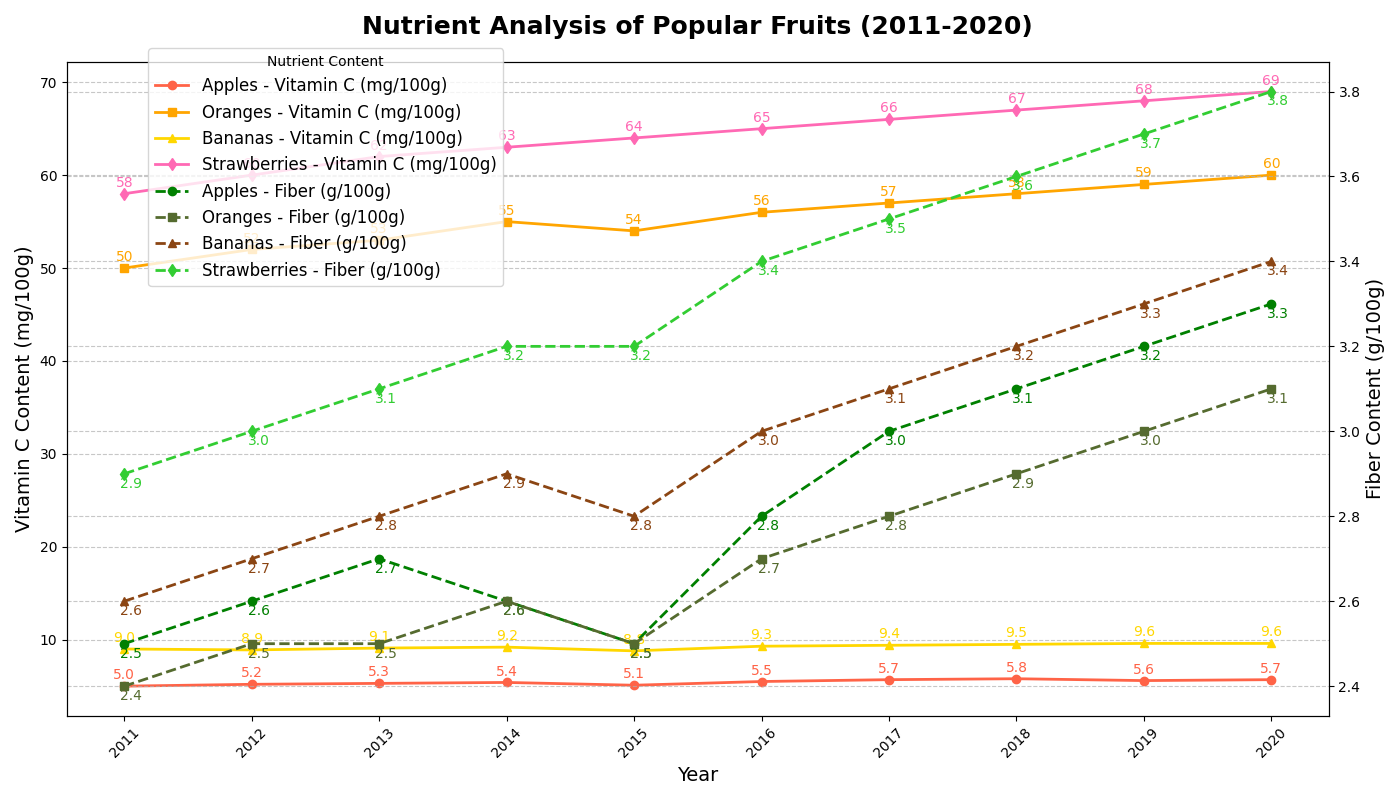

Recreate this plot in Python.
import matplotlib.pyplot as plt
import numpy as np

# Data preparation
years = np.arange(2011, 2021)
apples_vitamin_c = np.array([5, 5.2, 5.3, 5.4, 5.1, 5.5, 5.7, 5.8, 5.6, 5.7])
apples_fiber = np.array([2.5, 2.6, 2.7, 2.6, 2.5, 2.8, 3.0, 3.1, 3.2, 3.3])
oranges_vitamin_c = np.array([50, 52, 53, 55, 54, 56, 57, 58, 59, 60])
oranges_fiber = np.array([2.4, 2.5, 2.5, 2.6, 2.5, 2.7, 2.8, 2.9, 3.0, 3.1])
bananas_vitamin_c = np.array([9, 8.9, 9.1, 9.2, 8.8, 9.3, 9.4, 9.5, 9.6, 9.6])
bananas_fiber = np.array([2.6, 2.7, 2.8, 2.9, 2.8, 3.0, 3.1, 3.2, 3.3, 3.4])
strawberries_vitamin_c = np.array([58, 60, 62, 63, 64, 65, 66, 67, 68, 69])
strawberries_fiber = np.array([2.9, 3.0, 3.1, 3.2, 3.2, 3.4, 3.5, 3.6, 3.7, 3.8])

# Plotting
fig, ax1 = plt.subplots(figsize=(14, 8))

# Plot Vitamin C content
ax1.plot(years, apples_vitamin_c, color='#FF6347', marker='o', linestyle='-', linewidth=2, label='Apples - Vitamin C (mg/100g)')
ax1.plot(years, oranges_vitamin_c, color='#FFA500', marker='s', linestyle='-', linewidth=2, label='Oranges - Vitamin C (mg/100g)')
ax1.plot(years, bananas_vitamin_c, color='#FFD700', marker='^', linestyle='-', linewidth=2, label='Bananas - Vitamin C (mg/100g)')
ax1.plot(years, strawberries_vitamin_c, color='#FF69B4', marker='d', linestyle='-', linewidth=2, label='Strawberries - Vitamin C (mg/100g)')

# Add secondary y-axis for Fiber content
ax2 = ax1.twinx()
ax2.plot(years, apples_fiber, color='#008000', marker='o', linestyle='--', linewidth=2, label='Apples - Fiber (g/100g)')
ax2.plot(years, oranges_fiber, color='#556B2F', marker='s', linestyle='--', linewidth=2, label='Oranges - Fiber (g/100g)')
ax2.plot(years, bananas_fiber, color='#8B4513', marker='^', linestyle='--', linewidth=2, label='Bananas - Fiber (g/100g)')
ax2.plot(years, strawberries_fiber, color='#32CD32', marker='d', linestyle='--', linewidth=2, label='Strawberries - Fiber (g/100g)')

# Title and labels
ax1.set_title("Nutrient Analysis of Popular Fruits (2011-2020)", fontsize=18, weight='bold', pad=20)
ax1.set_xlabel("Year", fontsize=14)
ax1.set_ylabel("Vitamin C Content (mg/100g)", fontsize=14, color='black')
ax2.set_ylabel("Fiber Content (g/100g)", fontsize=14, color='black')

# Customize ticks
ax1.set_xticks(years)
ax1.set_xticklabels(years, rotation=45)
ax1.yaxis.grid(True, linestyle='--', alpha=0.7)
ax2.yaxis.grid(True, linestyle='--', alpha=0.7)

# Add legend
fig.legend(loc='upper left', bbox_to_anchor=(0.1, 0.95), title='Nutrient Content', fontsize=12)

# Add data labels for Vitamin C content
for i in range(len(years)):
    ax1.annotate(f'{apples_vitamin_c[i]}', (years[i], apples_vitamin_c[i]), textcoords="offset points", xytext=(0, 5), ha='center', fontsize=10, color='#FF6347')
    ax1.annotate(f'{oranges_vitamin_c[i]}', (years[i], oranges_vitamin_c[i]), textcoords="offset points", xytext=(0, 5), ha='center', fontsize=10, color='#FFA500')
    ax1.annotate(f'{bananas_vitamin_c[i]}', (years[i], bananas_vitamin_c[i]), textcoords="offset points", xytext=(0, 5), ha='center', fontsize=10, color='#FFD700')
    ax1.annotate(f'{strawberries_vitamin_c[i]}', (years[i], strawberries_vitamin_c[i]), textcoords="offset points", xytext=(0, 5), ha='center', fontsize=10, color='#FF69B4')

# Add data labels for Fiber content
for i in range(len(years)):
    ax2.annotate(f'{apples_fiber[i]}', (years[i], apples_fiber[i]), textcoords="offset points", xytext=(5, -10), ha='center', fontsize=10, color='#008000')
    ax2.annotate(f'{oranges_fiber[i]}', (years[i], oranges_fiber[i]), textcoords="offset points", xytext=(5, -10), ha='center', fontsize=10, color='#556B2F')
    ax2.annotate(f'{bananas_fiber[i]}', (years[i], bananas_fiber[i]), textcoords="offset points", xytext=(5, -10), ha='center', fontsize=10, color='#8B4513')
    ax2.annotate(f'{strawberries_fiber[i]}', (years[i], strawberries_fiber[i]), textcoords="offset points", xytext=(5, -10), ha='center', fontsize=10, color='#32CD32')

# Ensure the layout is tight
plt.tight_layout()

# Show plot
plt.show()
